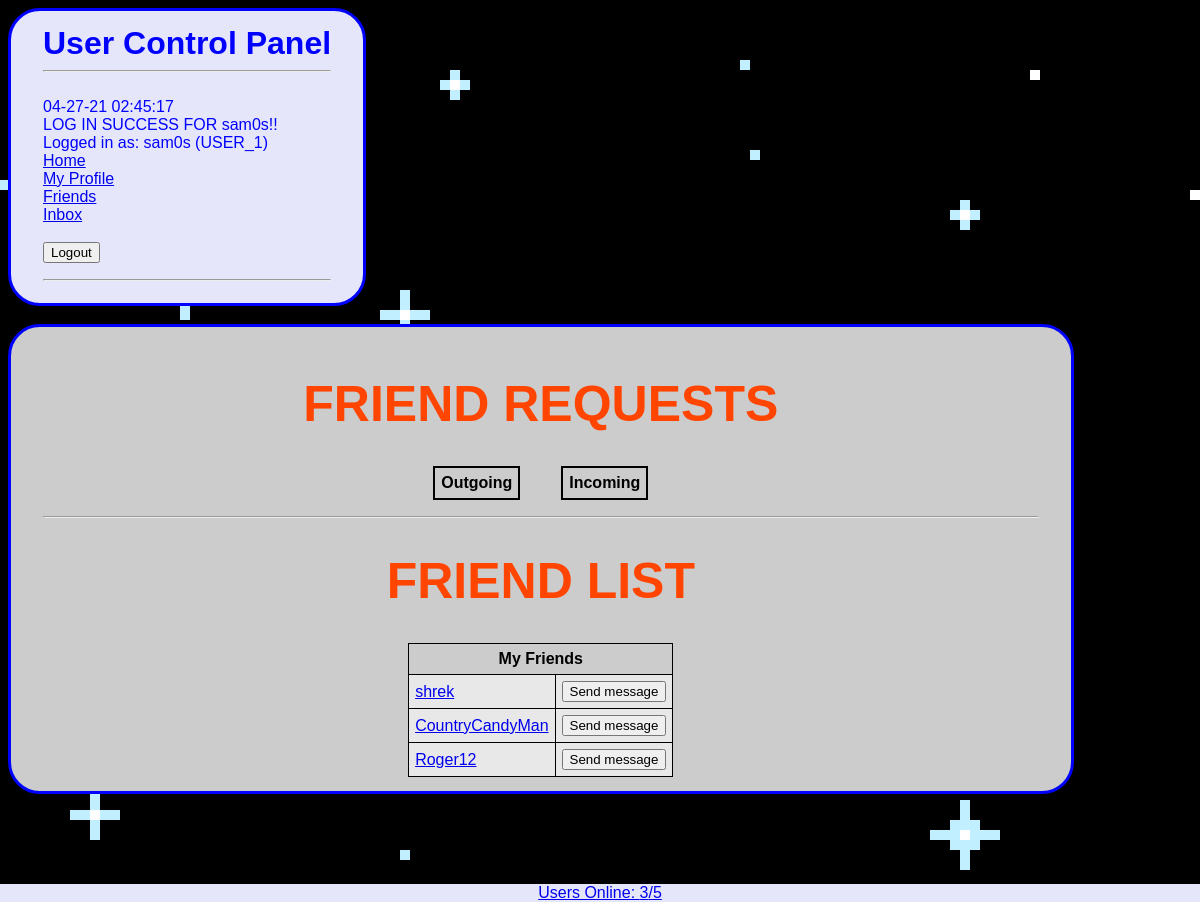
The page /friends.php (signed in) on the database its author committed.
### tables this page shows
CREATE TABLE "FriendLinks" (
	"ID1"	INTEGER NOT NULL,
	"ID2"	INTEGER NOT NULL ,
	"STATUS"	INTEGER DEFAULT 0,
	UNIQUE(ID1, ID2)
);

CREATE TABLE "Users" (
	"Username"	TEXT UNIQUE,
	"Password"	TEXT,
	"Logins"	INTEGER,
	"ID"	INTEGER UNIQUE,
	"Created"	TEXT,
	"LastLogin"	TEXT,
	"LoggedIn"	INTEGER,
	"pfpUrl"	TEXT,
	"Bio"	TEXT DEFAULT 'None yet.',
	PRIMARY KEY("ID" AUTOINCREMENT)
);

### friends.php (the view, shortened to what this page needs)
<?php
include 'login.php';
?>
<div style = 'width:90%;'>
  <center>
<h1> FRIEND REQUESTS </h1>
<?php
$uid = $_SESSION["id"];
$myfriends = $db->query("SELECT * FROM FriendLinks WHERE STATUS = 100 and (ID2 = $uid OR ID1 = $uid);");
echo "<table style='display:inline-block;vertical-align:top;'>";
echo "<tr>
  <th>Outgoing</th>
  </tr>";
echo "</table> &emsp;&emsp; ";
echo "<table style='display:inline-block; vertical-align:top;'>";
echo "<tr>
  <th>Incoming</th>
</tr>";
echo "</table>";
?>
<hr>
<h1> FRIEND LIST </h1>
<table>
<?php
echo "<tr><th colspan='2'>My Friends</th></tr>";
while($row = $myfriends->fetchArray()){
  $uName = $db->query("SELECT * FROM Users WHERE ID=$row[0];")->fetchArray();
  $fid=$row[0];
  if($row[0]==$uid){
    $uName = $db->query("SELECT * FROM Users WHERE ID=$row[1];")->fetchArray();
    $fid=$row[1];
  }
  echo "<tr><td><a href='profile.php?profile=$fid'>$uName[0]</a> </td><td><a href='smsg.php?frm=$uid&to=$fid'><button>Send message</button></a></td></tr>";
}
 ?>
</table>
</div>

### styles.css (style rules this page uses)
* { box-sizing: border-box; font-family: Arial, Helvetica, sans-serif; }
h1 { color: orangered; font-size: 50px; }
div { color: blue; background:#ccc; border-radius: 32px; border-style: solid; padding: 14px 32px; width: fit-content; block-size: fit-content; }
table { border: 1px solid black; border-collapse: collapse; background: #e8e8e8; }
th { border: 1px solid black; padding: 6px; font-weight: bold; background: #ccc; }
td { border: 1px solid black; padding: 6px; }

### rows shown on the page
friendlinks: users.Username "shrek"
friendlinks: users.Username "CountryCandyMan"
friendlinks: users.Username "Roger12"

### other values the page prints
$_SESSION["message"] "LOG IN SUCCESS FOR sam0s!!"
$_SESSION["user"] "sam0s"
$_SESSION["id"] "1"
$uonline "3"
$utotal "5"
